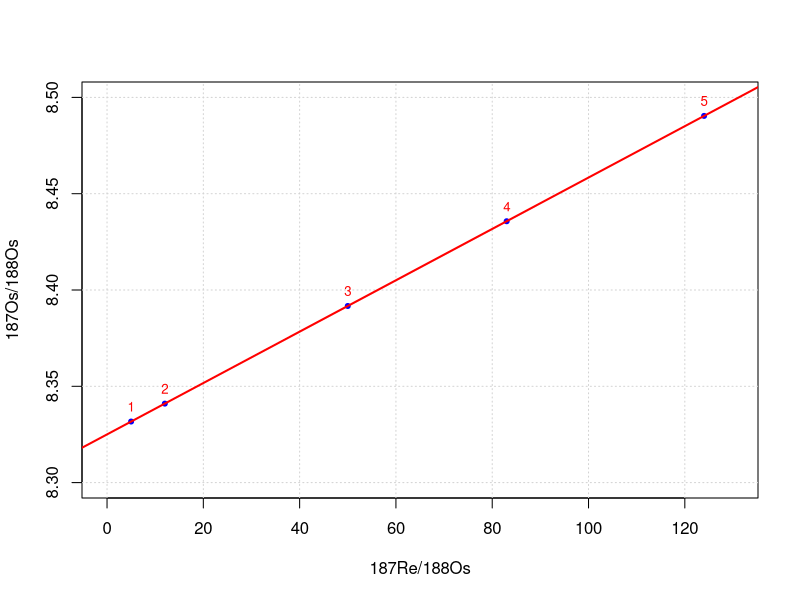

Recreate this plot in R.
# 187Re/188Os
x = c(5, 12, 50, 83, 124)

# 187Os/188Os
y = c(8.3317, 8.3410, 8.3917, 8.4357, 8.4904)

# Tracé du graphique
plot(x, y, type = "p", 
     xlab = "187Re/188Os", ylab = "187Os/188Os",
     xlim = c(0, 130), ylim = c(8.3, 8.5), pch = 20, col = "blue")
grid()

# Ajout des numéros de points
text(x, y, labels = seq_along(x), pos = 3, col = "red", cex = 0.8)

# Calcul de la pente
slope = (y[5] - y[1]) / (x[5] - x[1])

# Calcul de l'ordonnée à l'origine
y0 = y[5] - slope * x[5]

# Affichage des résultats dans la console
cat("La pente de la droite est", slope, "\n")
cat("L'ordonnée à l'origine est", y0, "\n")

# Ajout de la droite de régression
abline(y0, slope, col = "red", lwd = 2, lty = 1)

# Calcul de l'âge de l'échantillon
lambda = 1.666e-11 # en 1/année
t = log(1 + slope) / lambda

cat("L'âge des minéraux de l'échantillon est", signif(t / 1e6, 3), "Ma\n")
